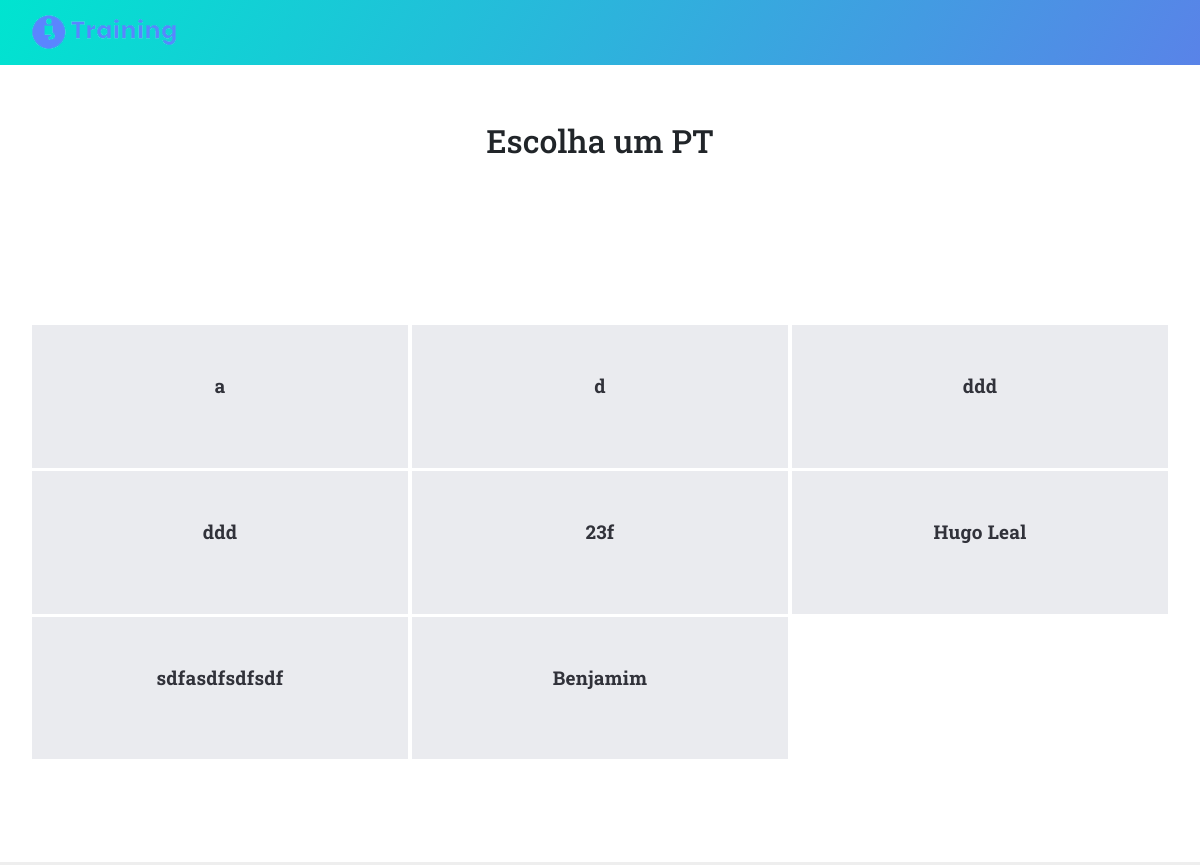
The page /getPt on the database as committed earlier.
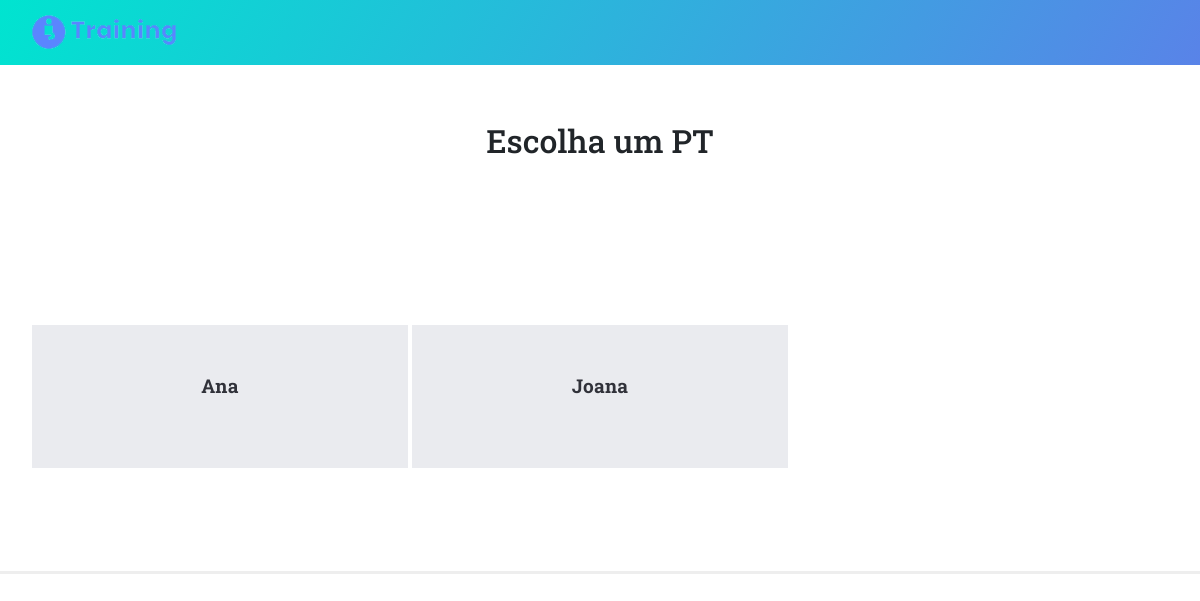
The same page on the database as committed later.
### tables this page shows
CREATE TABLE PERSONAL_TRAINERS(
                            [email] text,
                            [PT_Name] text,
                            [Password] text,
                            [Code] text,
                            [Address] text,
                            [City] text,
                            [Phone_Number] INTEGER,
                            [Postal_Code] INTEGER);

### app.py (the view)
@app.route('/getPt')
def getPt():
    lista_pts = get_all_pts()
    return render_template('getPt.html', ll=lista_pts)

### databases/database.py (called while the page is built)
def get_all_pts():
    conn = sqlite3.connect('databases/' + db)
    c = conn.cursor()
    c.execute('''SELECT * FROM PERSONAL_TRAINERS''')
    return c.fetchall()

### templates/getPt.html (shortened to what this page needs)
{% extends "base.html" %} {% block content %}
<!DOCTYPE html>
<html lang="en">
  <head>
    <link href="{{ url_for('static', filename='css/bootstrap.min.css') }}" rel="stylesheet">
    <link rel="stylesheet" href="{{ url_for('static', filename='css/templatemo-style.css') }}">
  </head>
    <div id="main">
        <div class="container">
            <div class="row center d-flex align-items-center myheader">
                <div class="col">
                    <h2>Escolha um PT</h2>
                </div>
            </div>
        </div>
        <section class="services">
            <div class="container">
            <div class="row center">
                {% for x in ll %}
                <div class="col-md-4">
                    <div class="service-item second-item">
                        <a href="{{ url_for('login') }}"><h4>{{x[1]}}</h4></a>
                    </div>
                </div>
               {% endfor %}
            </div>
        </section>
    </div>
</html>
{% endblock %}

Rows that differ between the two databases and show on the page:
removed PERSONAL_TRAINERS: PT_Name "a"
removed PERSONAL_TRAINERS: PT_Name "d"
removed PERSONAL_TRAINERS: PT_Name "ddd"
removed PERSONAL_TRAINERS: PT_Name "ddd"
removed PERSONAL_TRAINERS: PT_Name "23f"
removed PERSONAL_TRAINERS: PT_Name "Hugo Leal"
removed PERSONAL_TRAINERS: PT_Name "sdfasdfsdfsdf"
removed PERSONAL_TRAINERS: PT_Name "Benjamim"
added PERSONAL_TRAINERS: PT_Name "Ana"
added PERSONAL_TRAINERS: PT_Name "Joana"
